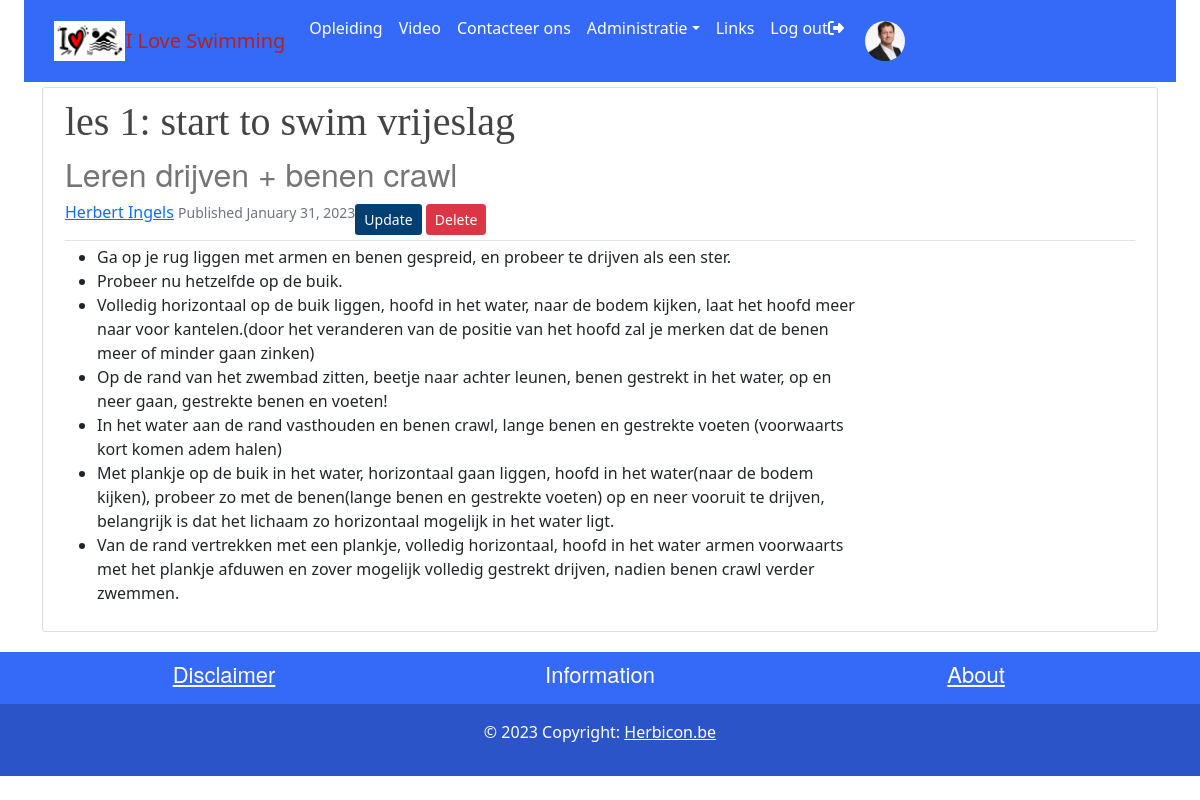
/vrijeslag/drijven_benen/ (signed in), run on the app's committed database.
### users/models.py (models this page shows)
class CustomUser(AbstractUser):
    STATUS= (
        ('regular', 'regular'),
        ('subscriber','subscriber'),
        ('moderator','moderator')
    )
    def image_upload_to(self, instance=None):
        if instance:
            return os.path.join("Users", instance)
        return None
    email = models.EmailField(unique=True)
    status = models.CharField(max_length=100, choices=STATUS, default='regular')
    description = models.TextField('Description', max_length=600, default='', blank=True)
    image = models.ImageField(default='default/avatar.png',upload_to=image_upload_to)
    follows = models.ManyToManyField("self",related_name="followed_by", symmetrical=False,blank=True)
    def __str__(self):
        return self.username

### main/models.py (models this page shows, shortened)
class Article(models.Model):
    def image_upload_to(self, instance=None):
        if instance:
            return os.path.join("ArticleSeries", slugify(self.series.slug),slugify(self.article_slug), instance)
        return None
    title = models.CharField(max_length=200)
    subtitle = models.CharField(max_length=200, default="", blank=True)
    article_slug = models.SlugField("Article slug", null=False, blank=False, unique=True)
    content = HTMLField(blank=True, default='')
    notes = HTMLField(blank=True, default='')
    published = models.DateTimeField("Date published", default=timezone.now)
    modified =models.DateTimeField("date modified", default=timezone.now)
    series = models.ForeignKey(ArticleSeries, default="", verbose_name="Series", on_delete=models.SET_DEFAULT)
    publish = models.BooleanField(default=False)
    author = models.ForeignKey(get_user_model(), default=1, on_delete=models.SET_DEFAULT)
    image = models.ImageField(default='default/noimage.jpg',upload_to=image_upload_to, max_length=255)
    @property
    def slug(self):
        return self.series.slug + "/" + self.article_slug
    class Meta:
        verbose_name_plural = "Article"
        ordering = ['-published','title']

### main/views.py (the view)
# urls.py: path("<series>/<article>/", views.article, name="article"),
@login_required
def article(request, series:str, article:str):
    matching_article = Article.objects.filter(series__slug=series, article_slug=article).first()
    return render(
        request=request,
        template_name='main/article.html',
        context={"object": matching_article}
        )

### main/templates/main/article.html (shortened to what this page needs)
{% extends "main/header.html" %}
{% block content %}
<div class="row media content-section mobiledevice">
    <div class="col-lg-12 col-md-12 col-sm-12">
        <div class="d-flex">
            <div>
                <h1 class="title-style">{{ object.title }}</h1>
                <h2 class="subtitle-style">{{ object.subtitle }}</h2>
            </div>
        </div>
        <div class="d-flex article-metadata">
            <div>
                <a class='mr-2' href="{% url 'profile' object.author %}">{{ object.author.first_name }} {{ object.author.last_name }}</a>
                <small class="text-muted">Published {{ object.published|date:"F d, Y" }}</small>
            </div>
            {% if object.author == user %}
                <div class="ml-auto">
                    <a class="btn btncolor btn-sm mt-1 mb-1" href="{% url 'article_update' object.series.slug object.article_slug %}">Update</a>
                    <a class="btn btn-danger btn-sm mt-1 mb-1" href="{% url 'article_delete' object.series.slug object.article_slug  %}">Delete</a>
                </div>
            {% endif %}
        </div>
    </div>
    <div class="col-lg-9 col-md-12 col-sm-12" id="content">
        <div class="article-style">
            {{ object.content|safe }}
        </div>
    </div>
{% endblock content %}

### main/templates/main/navbar.html (shortened to what this page needs)
    <link href="https://cdn.jsdelivr.net/npm/bootstrap@5.0.0/dist/css/bootstrap.min.css" rel="stylesheet">
<header class="site-header" style="margin-bottom: 5px">
    <div class="container-fluid">
        <nav class="navbar navbar-expand-lg" style="background-color: rgb(53, 105, 248);">
                <div class="container">
                        <img src="/static/images/favicon.png" alt="Logo"   height="40" class="d-inline-block align-text-center">
                        <a class="navbar-brand" style="color: firebrick;"href="{%url 'index'%}"> I Love Swimming</a>
                            <div class="collapse navbar-collapse" id="collapsibleNavbar">
                                <ul class="navbar-nav me-auto mb-2 mb-lg-0">
                                        {% if user.is_authenticated %}
                                            <li class="nav-item">
                                                <a class="nav-link" href="{%url 'homepage'%}">Opleiding</a>
                                            </li>
                                            <li class="nav-item">
                                                <a class="nav-link" href="{%url 'video'%}">Video</a>
                                            </li>
                                        {% endif %}
                                            <li class="nav-item">
                                                <a class="nav-link" href="{% url 'contact' %}">Contacteer ons</a>
                                            </li>
                                    {% if user.is_authenticated %}
                                        {% if user.is_superuser %}
                                            <li class="nav-item dropdown">
                                                <a class="nav-link dropdown-toggle" href="#" role="button" data-bs-toggle="dropdown">Administratie</a>
                                            </li>
                                        {% endif %}
                                            <li class="nav-item">
                                                <a class="nav-link" href="{% url 'links' %}">Links</a>
                                            </li>
                                            <li class="nav-item" >
                                                <a class="nav-link" href="{% url 'logout' %}">Log out<i class="fas fa-sign-out-alt"></i></a>
                                            </li>
                                            <li class="nav-item align-content-end">
                                                <a class="nav-link" href="{% url 'profile' user.username %}">
                                            <img class="rounded-circle account-img profile-image" style="height: 50px;width: 50px; "  , src="{{user.image.url}}"></a>
                                            </li>
                                    {% endif %}
                                </ul>
                        </div>
                </div>
        </nav>
    </div>
</header>

### main/static/main/main.css (style rules this page uses)
:root { --footercolor: #003F72; --navbarcolor: #003F72; --btncolor: #003F72; --socialcolor: #003F72; --brightText: #ffffff; }
.btncolor { background-color: var(--btncolor) !important; color: var(--brightText) !important; }
body { background: #fafafa; }
h1, h2, h3, h4, h5, h6 { color: #444444; }
.site-header .navbar-nav .nav-link { color: var(--brightText); }
.content-section { background: #ffffff; padding: 10px 20px; border: 1px solid #dddddd; border-radius: 3px; margin-bottom: 20px; }
.article-metadata { padding-bottom: 1px; margin-bottom: 4px; border-bottom: 1px solid #e3e3e3 }
@media screen and (min-width: 600px) { .mobiledevice { padding-left: 10px; padding-right: 10px; } }
.title-style { font-family: fell, Georgia, Cambria, 'Times New Roman', Times, serif !important; }
.subtitle-style { font-family: sohne, 'Helvetica Neue', Helvetica, Arial, sans-serif !important; color: rgba(117, 117, 117, 1) !important; }
.profile-image { width: 125px; height: 125px; padding: 5px; }

### data on the page
CustomUser: image (picture)
Article: title "les 1: start to swim vrijeslag", subtitle "Leren drijven + benen crawl", author.first_name "Herbert", author.last_name "Ingels", published "January 31, 2023", content "Ga op je rug liggen met armen en benen gespreid, en probeer te drijven als een ster. Probeer nu hetzelfde op de buik. Volledig horizontaal op de buik liggen, hoofd in het water, naar de bodem kijken, laat het hoofd meer naar voor kantelen.(door het veranderen van de positie van het hoofd zal je merken dat de benen meer of minder gaan zinken) Op de rand van het zwembad zitten, beetje naar achter leunen, benen gestrekt in het water, op en neer gaan, gestrekte benen en voeten! In het water aan de rand vasthouden en benen crawl, lange benen en gestrekte voeten (voorwaarts kort komen adem halen) Met plankje op de buik in het water, horizontaal gaan liggen, hoofd in het water(naar de bodem…"
